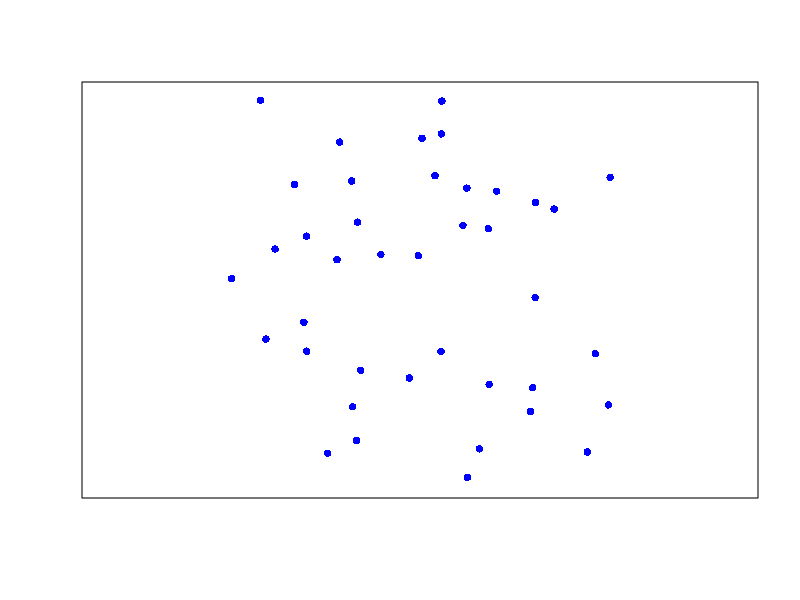
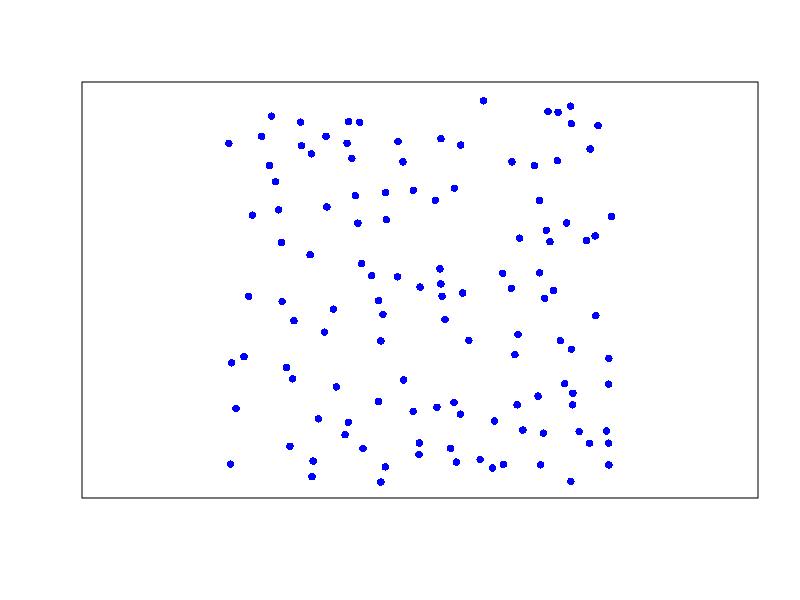

These figures' R source, in order:
## ---- chunk 1
library(spatstat)
## ---- chunk 2
set.seed(592)

mpp1 <- rMaternI(200, 0.05)
mpp2 <- rMaternI(200, 0.025)

plot(coords(mpp1), col="blue", pch=16, asp=1, 
     xlab="",xaxt="n", ylab="",yaxt="n",
     xlim=c(0,1), ylim=c(0,1))

plot(coords(mpp2), col="blue", pch=16, asp=1, 
     xlab="",xaxt="n", ylab="",yaxt="n",
     xlim=c(0,1), ylim=c(0,1))
